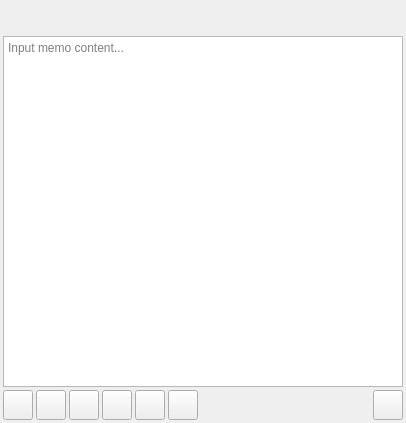
<?xml version="1.0" encoding="UTF-8"?>
<ui version="4.0">
 <class>MemoEditor</class>
 <widget class="QWidget" name="MemoEditor">
  <property name="geometry">
   <rect>
    <x>0</x>
    <y>0</y>
    <width>406</width>
    <height>423</height>
   </rect>
  </property>
  <property name="minimumSize">
   <size>
    <width>200</width>
    <height>200</height>
   </size>
  </property>
  <property name="maximumSize">
   <size>
    <width>406</width>
    <height>16777215</height>
   </size>
  </property>
  <property name="windowTitle">
   <string>Form</string>
  </property>
  <layout class="QVBoxLayout" name="verticalLayout">
   <property name="spacing">
    <number>0</number>
   </property>
   <property name="leftMargin">
    <number>3</number>
   </property>
   <property name="topMargin">
    <number>3</number>
   </property>
   <property name="rightMargin">
    <number>3</number>
   </property>
   <property name="bottomMargin">
    <number>3</number>
   </property>
   <item>
    <widget class="EditorTitle" name="editor_titlebar_" native="true">
     <property name="minimumSize">
      <size>
       <width>50</width>
       <height>33</height>
      </size>
     </property>
     <property name="maximumSize">
      <size>
       <width>16777215</width>
       <height>33</height>
      </size>
     </property>
     <property name="toolTipDuration">
      <number>-1</number>
     </property>
    </widget>
   </item>
   <item>
    <widget class="QTextEdit" name="editor_textarea_">
     <property name="minimumSize">
      <size>
       <width>100</width>
       <height>0</height>
      </size>
     </property>
     <property name="placeholderText">
      <string>Input memo content...</string>
     </property>
    </widget>
   </item>
   <item>
    <widget class="QWidget" name="widget" native="true">
     <property name="minimumSize">
      <size>
       <width>200</width>
       <height>33</height>
      </size>
     </property>
     <property name="maximumSize">
      <size>
       <width>16777215</width>
       <height>33</height>
      </size>
     </property>
     <layout class="QHBoxLayout" name="horizontalLayout_3">
      <property name="spacing">
       <number>3</number>
      </property>
      <property name="leftMargin">
       <number>0</number>
      </property>
      <property name="topMargin">
       <number>3</number>
      </property>
      <property name="rightMargin">
       <number>0</number>
      </property>
      <property name="bottomMargin">
       <number>0</number>
      </property>
      <item>
       <widget class="QToolButton" name="button_bold">
        <property name="sizePolicy">
         <sizepolicy hsizetype="Fixed" vsizetype="Fixed">
          <horstretch>0</horstretch>
          <verstretch>0</verstretch>
         </sizepolicy>
        </property>
        <property name="minimumSize">
         <size>
          <width>30</width>
          <height>30</height>
         </size>
        </property>
        <property name="maximumSize">
         <size>
          <width>30</width>
          <height>30</height>
         </size>
        </property>
        <property name="toolTip">
         <string>Bold</string>
        </property>
        <property name="text">
         <string/>
        </property>
       </widget>
      </item>
      <item>
       <widget class="QToolButton" name="button_italic">
        <property name="sizePolicy">
         <sizepolicy hsizetype="Fixed" vsizetype="Fixed">
          <horstretch>0</horstretch>
          <verstretch>0</verstretch>
         </sizepolicy>
        </property>
        <property name="minimumSize">
         <size>
          <width>30</width>
          <height>30</height>
         </size>
        </property>
        <property name="maximumSize">
         <size>
          <width>30</width>
          <height>30</height>
         </size>
        </property>
        <property name="toolTip">
         <string>Italic</string>
        </property>
        <property name="text">
         <string/>
        </property>
       </widget>
      </item>
      <item>
       <widget class="QToolButton" name="button_underline">
        <property name="sizePolicy">
         <sizepolicy hsizetype="Fixed" vsizetype="Fixed">
          <horstretch>0</horstretch>
          <verstretch>0</verstretch>
         </sizepolicy>
        </property>
        <property name="minimumSize">
         <size>
          <width>30</width>
          <height>30</height>
         </size>
        </property>
        <property name="maximumSize">
         <size>
          <width>30</width>
          <height>30</height>
         </size>
        </property>
        <property name="toolTip">
         <string>Underline</string>
        </property>
        <property name="text">
         <string/>
        </property>
       </widget>
      </item>
      <item>
       <widget class="QToolButton" name="button_strike">
        <property name="minimumSize">
         <size>
          <width>30</width>
          <height>30</height>
         </size>
        </property>
        <property name="maximumSize">
         <size>
          <width>30</width>
          <height>30</height>
         </size>
        </property>
        <property name="toolTip">
         <string>Strike</string>
        </property>
        <property name="text">
         <string/>
        </property>
       </widget>
      </item>
      <item>
       <widget class="QToolButton" name="button_list">
        <property name="minimumSize">
         <size>
          <width>30</width>
          <height>30</height>
         </size>
        </property>
        <property name="maximumSize">
         <size>
          <width>30</width>
          <height>30</height>
         </size>
        </property>
        <property name="toolTip">
         <string>List</string>
        </property>
        <property name="text">
         <string/>
        </property>
       </widget>
      </item>
      <item>
       <widget class="QToolButton" name="button_image">
        <property name="minimumSize">
         <size>
          <width>30</width>
          <height>30</height>
         </size>
        </property>
        <property name="maximumSize">
         <size>
          <width>30</width>
          <height>30</height>
         </size>
        </property>
        <property name="toolTip">
         <string>Image</string>
        </property>
        <property name="text">
         <string/>
        </property>
       </widget>
      </item>
      <item>
       <spacer name="horizontalSpacer">
        <property name="orientation">
         <enum>Qt::Horizontal</enum>
        </property>
        <property name="sizeType">
         <enum>QSizePolicy::Expanding</enum>
        </property>
        <property name="sizeHint" stdset="0">
         <size>
          <width>50</width>
          <height>20</height>
         </size>
        </property>
       </spacer>
      </item>
      <item>
       <widget class="QToolButton" name="button_more">
        <property name="minimumSize">
         <size>
          <width>30</width>
          <height>30</height>
         </size>
        </property>
        <property name="maximumSize">
         <size>
          <width>30</width>
          <height>30</height>
         </size>
        </property>
        <property name="toolTip">
         <string>More</string>
        </property>
        <property name="text">
         <string/>
        </property>
       </widget>
      </item>
     </layout>
    </widget>
   </item>
  </layout>
 </widget>
 <customwidgets>
  <customwidget>
   <class>EditorTitle</class>
   <extends>QWidget</extends>
   <header>editortitle.h</header>
   <container>1</container>
  </customwidget>
 </customwidgets>
 <resources/>
 <connections/>
</ui>
